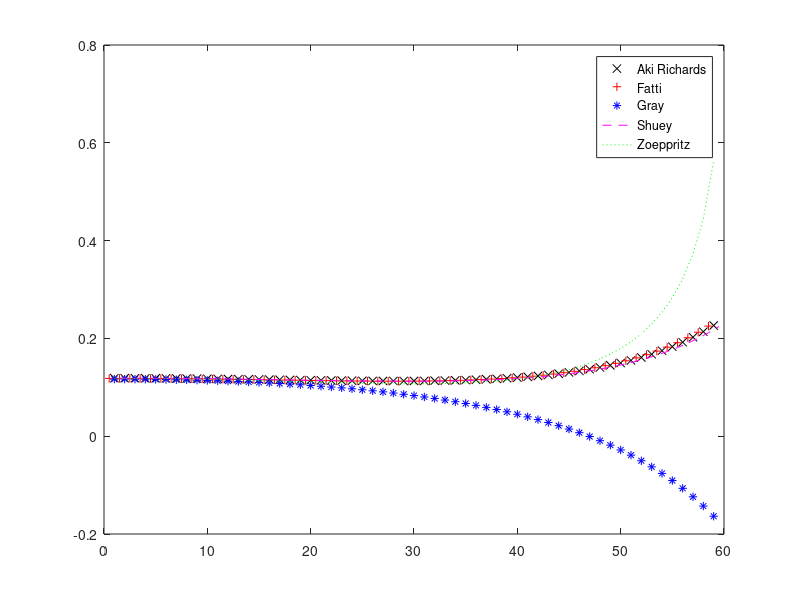

Reproduce this figure in MATLAB.
clear all
clc
% load matlab.mat
load matlab2.mat
x=1:59;
plot(x,Aki_Richards,'kx');

hold on;
plot(x-0.5,Fatti,'r+');
hold on;
plot(x,Gray,'b*');
hold on;
plot(x+0.5,Shuey,'m--');
hold on;
plot(x,Zoeppritz,'g:');
hold on;
legend('Aki Richards','Fatti','Gray','Shuey','Zoeppritz');
